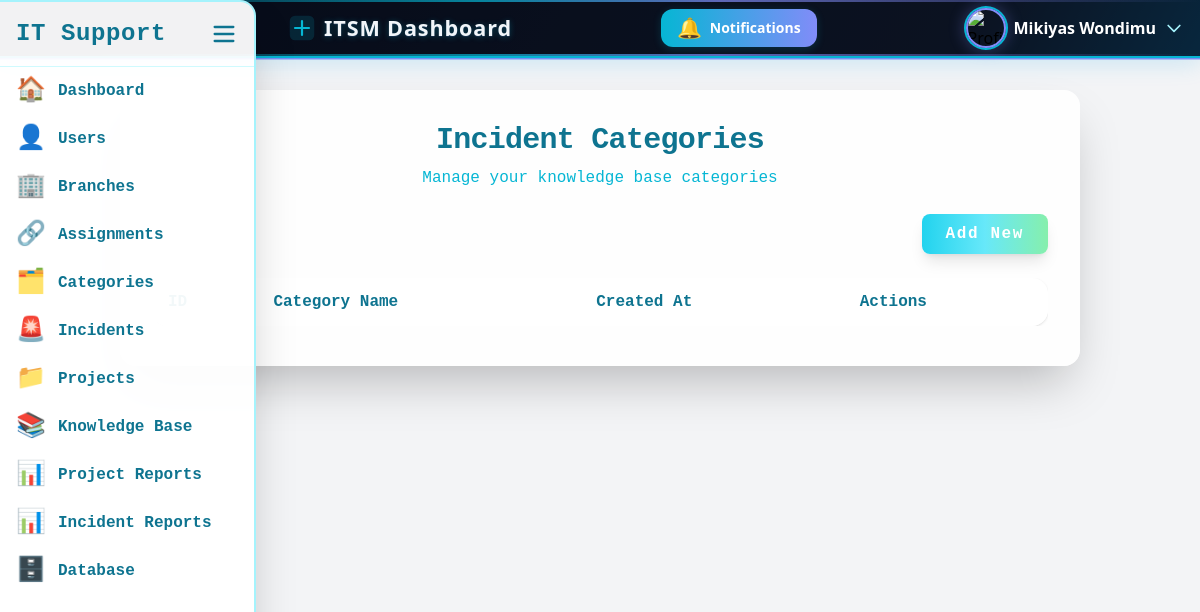
Before: /admin/categories.php (signed in) with the older database file.
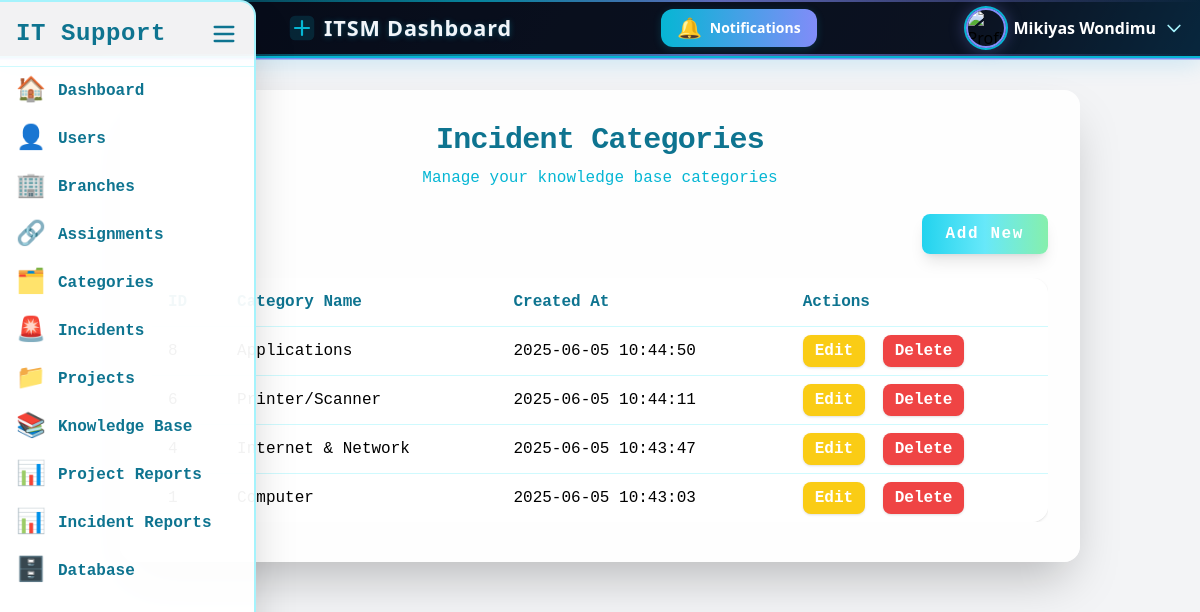
After: the same page with the newer database file.
### tables this page shows
CREATE TABLE `users` (
  `id` int(11) NOT NULL,
  `name` varchar(100) DEFAULT NULL,
  `email` varchar(100) DEFAULT NULL,
  `password` varchar(255) DEFAULT NULL,
  `role` enum('admin','staff','user') NOT NULL,
  `job_position` varchar(255) DEFAULT NULL,
  `created_at` timestamp NOT NULL DEFAULT current_timestamp(),
  `force_password_change` tinyint(1) DEFAULT 1,
  `branch_id` int(11) DEFAULT NULL,
  `profile_picture` varchar(255) DEFAULT NULL,
  `is_active` tinyint(1) NOT NULL DEFAULT 1
);

CREATE TABLE `kb_categories` (
  `id` int(11) NOT NULL,
  `name` varchar(100) NOT NULL,
  `created_at` timestamp NOT NULL DEFAULT current_timestamp()
);

### admin/categories.php (the view, shortened to what this page needs)
<?php
include '../config/db.php';
$stmt = $pdo->query("SELECT * FROM kb_categories ORDER BY id DESC");
$categories = $stmt->fetchAll(PDO::FETCH_ASSOC);
?>
<!DOCTYPE html>
<html lang="en">
<head>
  <script src="https://cdn.tailwindcss.com"></script>
</head>
<body class="bg-gray-100 min-h-screen">
    <?php include '../includes/sidebar.php'; ?>
    <?php include '../header.php'; ?>
    <div class="max-w-5xl mx-auto p-8">
      <div class="bg-white bg-opacity-95 rounded-2xl shadow-2xl px-8 py-10 pt-8 fade-in tech-border glow">
        <h2 class="text-3xl font-extrabold text-center text-cyan-700 mb-2 tracking-tight font-mono">Incident Categories</h2>
        <p class="text-center text-cyan-500 mb-6 font-mono">Manage your knowledge base categories</p>
        <div class="flex justify-end mb-6">
          <button onclick="openAddModal()" class="bg-gradient-to-r from-cyan-400 via-cyan-300 to-green-300 hover:from-green-300 hover:to-cyan-400 text-white font-bold px-6 py-2 rounded-lg shadow-lg transform hover:scale-105 transition duration-300 font-mono tracking-widest">
            Add New
          </button>
        </div>
        <div class="overflow-x-auto">
          <table class="min-w-full bg-white bg-opacity-90 shadow rounded-2xl font-mono">
            <thead>
            <tr>
              <th class="px-4 py-3 text-cyan-700 font-semibold text-left">ID</th>
              <th class="px-4 py-3 text-cyan-700 font-semibold text-left">Category Name</th>
              <th class="px-4 py-3 text-cyan-700 font-semibold text-left">Created At</th>
              <th class="px-4 py-3 text-cyan-700 font-semibold text-left">Actions</th>
            </tr>
            </thead>
            <tbody>
            <?php foreach($categories as $cat): ?>
              <tr class="border-t border-cyan-100 hover:bg-cyan-50 transition">
                <td class="px-4 py-2"><?= $cat['id'] ?></td>
                <td class="px-4 py-2"><?= htmlspecialchars($cat['name']) ?></td>
                <td class="px-4 py-2"><?= $cat['created_at'] ?></td>
                <td class="px-4 py-2 space-x-2">
                  <button onclick="openEditModal(<?= $cat['id'] ?>, '<?= htmlspecialchars($cat['name'], ENT_QUOTES) ?>')" class="bg-yellow-400 hover:bg-yellow-500 text-white px-3 py-1 rounded-lg font-semibold shadow transition font-mono">Edit</button>
                  <button onclick="confirmDelete(<?= $cat['id'] ?>)" class="bg-red-500 hover:bg-red-600 text-white px-3 py-1 rounded-lg font-semibold shadow transition font-mono">Delete</button>
                </td>
              </tr>
            <?php endforeach; ?>
            </tbody>
          </table>
        </div>
      </div>
    </div>
</body>
</html>

### includes/sidebar.php (shortened to what this page needs)
<aside id="sidebar" class="bg-white dark:bg-gray-900 bg-opacity-95 dark:bg-opacity-75 rounded-r-2xl shadow-2xl min-h-full fixed top-0 transition-all duration-500 ease-in-out w-64 overflow-hidden z-10 flex flex-col tech-border glow border-r-2 border-t-2 border-b-2 border-cyan-200 dark:border-cyan-800">
  <div class="flex items-center justify-between p-4 border-b border-cyan-100 dark:border-cyan-800">
    <h2 class="text-2xl font-extrabold text-cyan-700 dark:text-cyan-300 tracking-wide transition-all duration-500 font-mono" id="sidebar-title">IT Support</h2>
    <div class="flex items-center gap-2">
      <button id="sidebarToggle" class="text-cyan-700 dark:text-cyan-300 hover:text-green-400 dark:hover:text-green-300 focus:outline-none transition-transform duration-500">
        <svg id="sidebarToggleIcon" class="w-7 h-7 transition-transform duration-500" fill="none" stroke="currentColor" stroke-width="2" viewBox="0 0 24 24">
          <path stroke-linecap="round" stroke-linejoin="round" d="M4 6h16M4 12h16M4 18h16"/>
        </svg>
      </button>
    </div>
  </div>
  <nav class="flex-1 overflow-y-auto overflow-x-hidden">
    <?php if ($_SESSION['role'] === 'admin'){ ?>
    <a href="../admin/admin_dashboard.php" class="group flex items-center space-x-3 text-cyan-700 dark:text-cyan-300 hover:bg-cyan-50 dark:hover:bg-gray-800 rounded-lg px-4 py-2 transition-all duration-300 font-mono font-semibold" title="Dashboard">
      <span class="text-2xl flex-shrink-0 transition-transform duration-300 group-hover:scale-110">🏠</span>
      <span class="nav-text transition-all duration-300">Dashboard</span>
    </a>
    <a href="../admin/users.php" class="group flex items-center space-x-3 text-cyan-700 dark:text-cyan-300 hover:bg-cyan-50 dark:hover:bg-gray-800 rounded-lg px-4 py-2 transition-all duration-300 font-mono font-semibold" title="Users">
      <span class="text-2xl flex-shrink-0 transition-transform duration-300 group-hover:scale-110">👤</span>
      <span class="nav-text transition-all duration-300">Users</span>
    </a>
    <a href="../admin/branches.php" class="group flex items-center space-x-3 text-cyan-700 dark:text-cyan-300 hover:bg-cyan-50 dark:hover:bg-gray-800 rounded-lg px-4 py-2 transition-all duration-300 font-mono font-semibold" title="Branches">
      <span class="text-2xl flex-shrink-0 transition-transform duration-300 group-hover:scale-110">🏢</span>
      <span class="nav-text transition-all duration-300">Branches</span>
    </a>
    <a href="../admin/assign_staff_branches.php" class="group flex items-center space-x-3 text-cyan-700 dark:text-cyan-300 hover:bg-cyan-50 dark:hover:bg-gray-800 rounded-lg px-4 py-2 transition-all duration-300 font-mono font-semibold" title="Assignments">
      <span class="text-2xl flex-shrink-0 transition-transform duration-300 group-hover:scale-110">🔗</span>
      <span class="nav-text transition-all duration-300">Assignments</span>
    </a>
    <a href="../admin/categories.php" class="group flex items-center space-x-3 text-cyan-700 dark:text-cyan-300 hover:bg-cyan-50 dark:hover:bg-gray-800 rounded-lg px-4 py-2 transition-all duration-300 font-mono font-semibold" title="Categories">
      <span class="text-2xl flex-shrink-0 transition-transform duration-300 group-hover:scale-110">🗂️</span>
      <span class="nav-text transition-all duration-300">Categories</span>
    </a>
    <a href="../admin/incidents.php" class="group flex items-center space-x-3 text-cyan-700 dark:text-cyan-300 hover:bg-cyan-50 dark:hover:bg-gray-800 rounded-lg px-4 py-2 transition-all duration-300 font-mono font-semibold" title="Incidents">
      <span class="text-2xl flex-shrink-0 transition-transform duration-300 group-hover:scale-110">🚨</span>
      <span class="nav-text transition-all duration-300">Incidents</span>
    </a>
    <a href="../admin/projects.php" class="group flex items-center space-x-3 text-cyan-700 dark:text-cyan-300 hover:bg-cyan-50 dark:hover:bg-gray-800 rounded-lg px-4 py-2 transition-all duration-300 font-mono font-semibold" title="Projects">
      <span class="text-2xl flex-shrink-0 transition-transform duration-300 group-hover:scale-110">📁</span>
      <span class="nav-text transition-all duration-300">Projects</span>
    </a>
    <a href="../admin/kb_list.php" class="group flex items-center space-x-3 text-cyan-700 dark:text-cyan-300 hover:bg-cyan-50 dark:hover:bg-gray-800 rounded-lg px-4 py-2 transition-all duration-300 font-mono font-semibold" title="Knowledge Base">
      <span class="text-2xl flex-shrink-0 transition-transform duration-300 group-hover:scale-110">📚</span>
      <span class="nav-text transition-all duration-300">Knowledge Base</span>
    </a>
    <a href="../admin/project_reports.php" class="group flex items-center space-x-3 text-cyan-700 dark:text-cyan-300 hover:bg-cyan-50 dark:hover:bg-gray-800 rounded-lg px-4 py-2 transition-all duration-300 font-mono font-semibold" title="Project Reports">
      <span class="text-2xl flex-shrink-0 transition-transform duration-300 group-hover:scale-110">📊</span>
      <span class="nav-text transition-all duration-300">Project Reports</span>
    </a>
    <a href="../admin/reports.php" class="group flex items-center space-x-3 text-cyan-700 dark:text-cyan-300 hover:bg-cyan-50 dark:hover:bg-gray-800 rounded-lg px-4 py-2 transition-all duration-300 font-mono font-semibold" title="Incident Report">
      <span class="text-2xl flex-shrink-0 transition-transform duration-300 group-hover:scale-110">📊</span>
      <span class="nav-text transition-all duration-300">Incident Reports</span>
    </a>
    <a href="../admin/backup.php" class="group flex items-center space-x-3 text-cyan-700 dark:text-cyan-300 hover:bg-cyan-50 dark:hover:bg-gray-800 rounded-lg px-4 py-2 transition-all duration-300 font-mono font-semibold" title="Database">
      <span class="text-2xl flex-shrink-0 transition-transform duration-300 group-hover:scale-110">🗄️</span>
      <span class="nav-text transition-all duration-300">Database</span>
    </a>
    <?php }else { ?>
    <p class="block bg-red-100 dark:bg-red-900 text-red-700 dark:text-red-300 p-2 rounded text-center font-mono">ROUTING ERROR</p>
    <?php } ?>
  </nav>
</aside>

### header.php (shortened to what this page needs)
<?php
include 'config/db.php';
$user_id = $_SESSION['user_id'];
$stmt = $pdo->prepare("SELECT * FROM users WHERE id = ?");
$stmt->execute([$user_id]);
$user = $stmt->fetch(PDO::FETCH_ASSOC);
if (isset($user['profile_picture']) && !empty($user['profile_picture'])) {
  $user['profile_image'] = '../uploads/' . $user['profile_picture'];
} else {
  $user['profile_image'] = '../uploads/default_avatar.png';
}
?>
<header id="header" class="header-animated-bg shadow-md px-4 pl-72 flex justify-between items-center relative overflow-visible" style="min-height:54px;height:58px;">
  <h1 class="header-title">
    <svg width="28" height="28" fill="none" viewBox="0 0 32 32">
      <rect x="2" y="2" width="28" height="28" rx="6" fill="#06b6d4" opacity="0.15"/>
      <path d="M8 16h16M16 8v16" stroke="#06b6d4" stroke-width="2.5" stroke-linecap="round"/>
    </svg>
    ITSM Dashboard
  </h1>
  <div class="relative inline-block text-left">
    <button id="notifBtn" class="relative flex items-center gap-2 px-4 py-1 text-sm tech-btn shadow-lg focus:outline-none transition-all duration-300" style="min-height:36px;height:38px;">
      <span id="notifBell" class="text-xl notif-pulse transition-transform duration-300">🔔</span>
      <span class="hidden md:inline">Notifications</span>
    </button>
  </div>
  <div class="relative inline-block text-left">
    <button id="profileDropdownBtn" class="flex items-center gap-2 focus:outline-none group">
      <img src="<?= $user['profile_image'] ?>" alt="Profile" class="w-10 h-10 rounded-full object-cover profile-glow transition-all duration-300">
      <span class="md:inline text-white text-base font-semibold group-hover:text-cyan-200 transition-colors"><?= htmlspecialchars($user['name'] ?? 'Profile') ?></span>
      <svg class="w-5 h-5 text-cyan-200 group-hover:text-cyan-400 transition-colors" fill="none" stroke="currentColor" viewBox="0 0 24 24">
        <path stroke-linecap="round" stroke-linejoin="round" stroke-width="2" d="M19 9l-7 7-7-7" />
      </svg>
    </button>
  </div>
</header>

### header.php (style rules this page uses)
.header-animated-bg { background: rgba(30, 41, 59, 0.82); background-image: linear-gradient(120deg, #0f172a 0%, #1e293b 40%, #06b6d4 70%, #818cf8 100%); background-blend-mode: overlay; background-size: 200% 200%; animation: gradientMove 8s linear infinite; border-bottom: 2px solid #06b6d4; box-shadow: 0 4px 24px 0 #0ea5e933, 0 1.5px 0 #818cf8; position: relative; overflow: visible; backdrop-filter: blur(16px) saturate(180%); -webkit-backdrop-filter: blur(16px) saturate(180%); min-height: 54px; height: 58px; padding-top: 0.25rem !important; padding-bottom: 0.25rem !important; }
.header-animated-bg::before, .header-animated-bg::after { content: ''; position: absolute; left: 0; right: 0; height: 2px; background: linear-gradient(90deg, transparent, #06b6d4 40%, #818cf8 60%, transparent); opacity: 0.7; pointer-events: none; z-index: 1; }
.header-animated-bg::before { top: 0; }
.header-animated-bg::after { bottom: 0; }
.profile-glow { box-shadow: 0 0 0 2px #06b6d4, 0 0 16px 2px #818cf855; transition: box-shadow 0.3s, border-color 0.3s; border: 2.5px solid #818cf8; }
.notif-pulse { animation: notifPulse 1.2s cubic-bezier(.4,0,.2,1) infinite; }
.tech-btn { background: linear-gradient(90deg, #06b6d4 0%, #818cf8 100%); color: #fff; font-weight: 600; border-radius: 0.75rem; box-shadow: 0 2px 8px #06b6d433; transition: background 0.3s, box-shadow 0.3s; padding-top: 0.25rem; padding-bottom: 0.25rem; min-height: 36px; height: 38px; }
.header-title { font-family: 'Segoe UI', Arial, sans-serif; font-size: 1.35rem; font-weight: 700; letter-spacing: 0.04em; color: #f1f5f9; text-shadow: 0 1px 6px #06b6d455, 0 1px 0 #818cf822; display: flex; align-items: center; gap: 0.5rem; animation: none; line-height: 1.1; }

Changed rows visible on the page:
added kb_categories: name "Applications", created_at "2025-06-05 10:44:50"
added kb_categories: name "Printer/Scanner", created_at "2025-06-05 10:44:11"
added kb_categories: name "Internet & Network", created_at "2025-06-05 10:43:47"
added kb_categories: name "Computer", created_at "2025-06-05 10:43:03"
